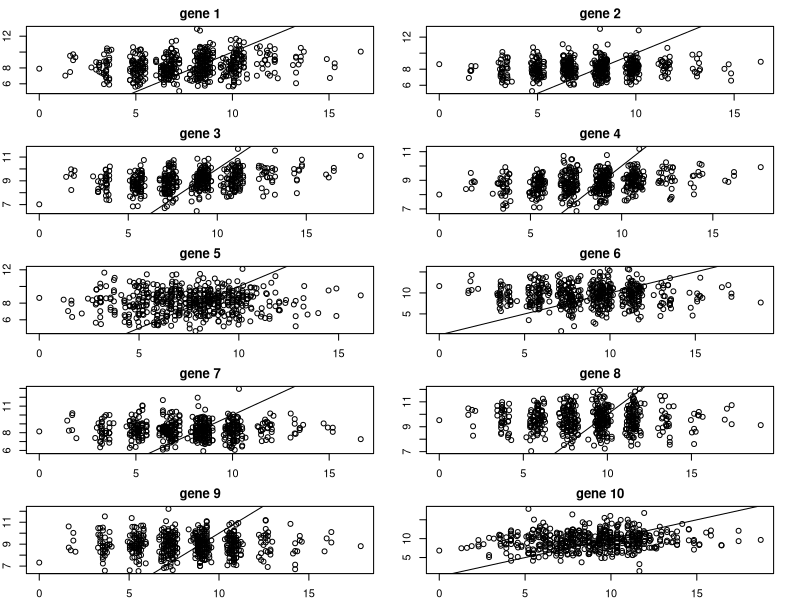

Source code (R): (Note: this script raises an error after producing the figure.)
### STA 613 HW 3, Colbert Sesanker

library(MASS) # for ginv

genes <- as.matrix(read.table("hw1_genes.txt", sep=" "))
SNPs <- as.matrix(read.table("hw1_genotypes.txt", sep=" "))

# Question 2a

# This returns the mean or the posterior mean, beta_tilde = inv((XX' + (1/lambda)*eye(#covariates))((mu/lambda)*eye(#covariates) + X'y)
# X is the design matrix, y the response, l is the prior variance on beta, mu is the prior mean, likelihood variance assumed = 1
bay_regress <- function(X, y, l, mu) return( ginv(t(X)%*%X + (1/l)*diag(5)) %*% ((1/l)*diag(5)%*%rep(mu,5) + t(X)%*%y)) # morse penrose inverse with prior weight

freq_regress <- function(X, y) ginv(X)%*%y # the beta_hat is the morse penrose inverse of design matrix X (MLE estimate) times reponse, y
                                           # only difference from above baysian estimate is the diag matrix in the pseudo inverse. note: the ginv in  
                                           # bay_regress is just the standard non-generalized inverse 
bay_models <- array(0, dim = c(5,10))
freq_models <- array(0, dim = c(5,10))
for (i in 1:10) {
  bay_models[,i] <- bay_regress(SNPs, genes[,i], 1, 100) # tune mu and lambda parameters here
  freq_models[,i] <- freq_regress(SNPs, genes[,i])
}

# Plots 2b
png(file=" Baysian gene-SNPs regression mu = 100",width=1000,height=1000,res=72)
op <- par(mfrow=c(5,2)); 
par(mar = rep(2, 4))
for (i in 1:10) {
  plot(SNPs %*% bay_models[ ,i], genes[,i],  main=paste("gene", i)); abline(0,1)
}
dev.off()

png(file=" Frequentist gene-SNPs regression",width=1000,height=1000,res=72)
op <- par(mfrow=c(5,2)); 
for (i in 1:10) {
  # plot(SNPs %*% freq_models[ ,i], genes[,i])
  plot(SNPs %*% freq_models[ ,i], genes[,i],  main=paste("gene", i)); abline(0,1)
}
dev.off()
# Question 2b
# The baysian estimates are significantly more dispersed along the vertical axis genes. The bands are also narrowersalong the SNPs axis in the baysian # # # regression.
# 2c: increasing lambda takes away the impact of the prior, this is cleat from the equations as the posterior mean becomes the MLE as lambda -> inf
#     decreasing lambda increases the weight of the prior and narrows the estimation bands
# 2d: increasing mu narrows the bands along the SNPs axis, similar, but less significant, effect to decreasing lambda
